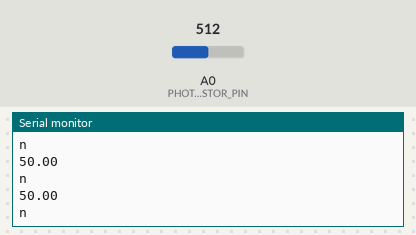
This sketch was run on a simulated Arduino Uno, built with avr-gcc and run on an emulated ATmega328P. Shown: the last lines printed to the serial monitor. The inputs (shaded band) are chosen by the test bench; at power-on: A0 (PHOTORESISTOR_PIN) = 512.

Above: at 1.2 s.
1.3 s: A0 (PHOTORESISTOR_PIN) set to 490
At 1.69 s:
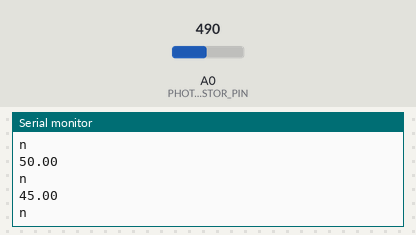
2.8 s: A0 (PHOTORESISTOR_PIN) set to 510
At 5.2 s:
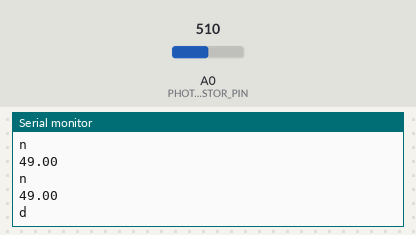
Timing chart, 0 to 6.7 s (numbered marks = the images above; inputs shaded):
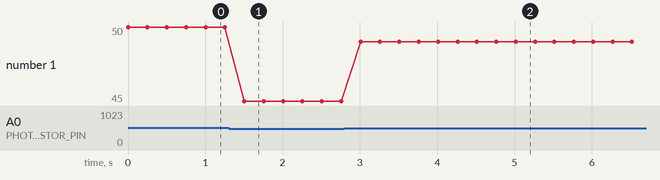

Measured:
- after the input at 1.3 s, the serial monitor: prints a new line after 0.20 s (image 1)
- after the input at 2.8 s, the serial monitor: prints a new line after 0.21 s (image 2)
- plotted number 1: 50 → 45 after the input at 1.3 s, 45 → 49 after the input at 2.8 s

The sketch:

photoresistor.ino
```cpp
const int PHOTORESISTOR_PIN = A0;
const double ANALOG_OUTPUT_CONVERSION = 0.0048828125;
const double RESISTOR = 10000;
const int VIN = 5;

double brightStart;
boolean brightTrack;
double dimStart;
boolean dimTrack;

double luminosityLevel(int analogValue) {
  // Convert analog value to voltage
  double Vout = double(analogValue) * ANALOG_OUTPUT_CONVERSION;

  // Convert voltage output to luminosity (unit lux)
  int luminosity = 500 /(RESISTOR / 1000 * ((VIN-Vout)/Vout));

  return luminosity;
}

void setup() {
  Serial.begin(9600);
}

void loop() {
  int analogValue = analogRead(PHOTORESISTOR_PIN);
  double luminosity = luminosityLevel(analogValue);
  Serial.println(luminosity);

  if (luminosity > 1000) {
    if (!brightTrack) {
      brightTrack = !brightTrack;
      brightStart = millis();
    } else if ( millis() - brightStart > 5000) {
       Serial.println("b");
    } else {
      Serial.println("n");
    }
  } else if (luminosity < 250) {
    if (!dimTrack) {
      dimTrack = !dimTrack;
      dimStart = millis();
    } else if (millis() - dimStart > 5000) {
       Serial.println("d");
    } else {
      Serial.println("n");
    }
  } else {
    Serial.println("n");
  }

  delay(250);
}
```
